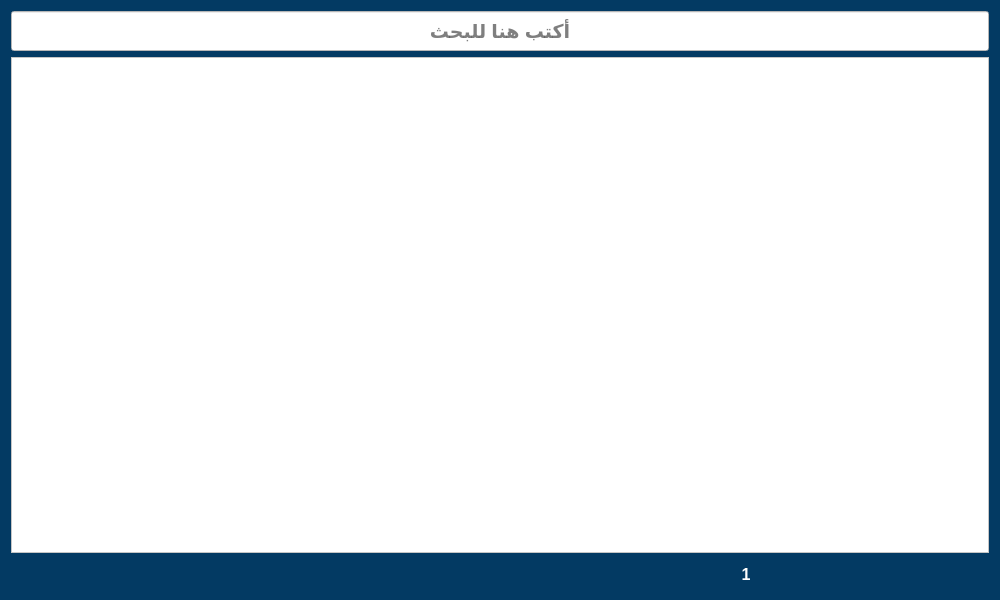
<?xml version="1.0" encoding="UTF-8"?>
<ui version="4.0">
 <class>ChooseItemUi</class>
 <widget class="QWidget" name="ChooseItemUi">
  <property name="geometry">
   <rect>
    <x>0</x>
    <y>0</y>
    <width>1000</width>
    <height>600</height>
   </rect>
  </property>
  <property name="minimumSize">
   <size>
    <width>1000</width>
    <height>600</height>
   </size>
  </property>
  <property name="maximumSize">
   <size>
    <width>1400</width>
    <height>600</height>
   </size>
  </property>
  <property name="windowTitle">
   <string>Form</string>
  </property>
  <property name="layoutDirection">
   <enum>Qt::RightToLeft</enum>
  </property>
  <property name="styleSheet">
   <string notr="true">background-color:#033a63;</string>
  </property>
  <layout class="QGridLayout" name="gridLayout">
   <item row="1" column="0">
    <layout class="QVBoxLayout" name="verticalLayout">
     <item>
      <widget class="QTableView" name="table">
       <property name="styleSheet">
        <string notr="true">background-color:white</string>
       </property>
       <attribute name="verticalHeaderCascadingSectionResizes">
        <bool>true</bool>
       </attribute>
      </widget>
     </item>
    </layout>
   </item>
   <item row="2" column="0">
    <layout class="QHBoxLayout" name="horizontalLayout_2">
     <item>
      <widget class="QPushButton" name="next_btn">
       <property name="minimumSize">
        <size>
         <width>0</width>
         <height>30</height>
        </size>
       </property>
       <property name="maximumSize">
        <size>
         <width>16777215</width>
         <height>30</height>
        </size>
       </property>
       <property name="cursor">
        <cursorShape>PointingHandCursor</cursorShape>
       </property>
       <property name="styleSheet">
        <string notr="true">QPushButton:hover{
	background-color:#3f5482;
	border: 1px solid #3f5482;
}</string>
       </property>
       <property name="text">
        <string/>
       </property>
       <property name="iconSize">
        <size>
         <width>25</width>
         <height>25</height>
        </size>
       </property>
       <property name="flat">
        <bool>true</bool>
       </property>
      </widget>
     </item>
     <item>
      <widget class="QLabel" name="page_number">
       <property name="minimumSize">
        <size>
         <width>0</width>
         <height>30</height>
        </size>
       </property>
       <property name="maximumSize">
        <size>
         <width>16777215</width>
         <height>30</height>
        </size>
       </property>
       <property name="font">
        <font>
         <pointsize>12</pointsize>
         <bold>true</bold>
        </font>
       </property>
       <property name="styleSheet">
        <string notr="true">color:white;</string>
       </property>
       <property name="text">
        <string>1</string>
       </property>
       <property name="alignment">
        <set>Qt::AlignCenter</set>
       </property>
      </widget>
     </item>
     <item>
      <widget class="QPushButton" name="previous_btn">
       <property name="minimumSize">
        <size>
         <width>0</width>
         <height>30</height>
        </size>
       </property>
       <property name="maximumSize">
        <size>
         <width>16777215</width>
         <height>30</height>
        </size>
       </property>
       <property name="cursor">
        <cursorShape>PointingHandCursor</cursorShape>
       </property>
       <property name="styleSheet">
        <string notr="true">QPushButton:hover{
	background-color:#3f5482;
	border: 1px solid #3f5482;
}</string>
       </property>
       <property name="text">
        <string/>
       </property>
       <property name="iconSize">
        <size>
         <width>25</width>
         <height>25</height>
        </size>
       </property>
       <property name="flat">
        <bool>true</bool>
       </property>
      </widget>
     </item>
     <item>
      <widget class="QPushButton" name="add_btn">
       <property name="minimumSize">
        <size>
         <width>0</width>
         <height>30</height>
        </size>
       </property>
       <property name="maximumSize">
        <size>
         <width>16777215</width>
         <height>30</height>
        </size>
       </property>
       <property name="cursor">
        <cursorShape>PointingHandCursor</cursorShape>
       </property>
       <property name="styleSheet">
        <string notr="true">QPushButton:hover{
	background-color:#3f5482;
	border: 1px solid #3f5482;
}</string>
       </property>
       <property name="text">
        <string/>
       </property>
       <property name="iconSize">
        <size>
         <width>25</width>
         <height>25</height>
        </size>
       </property>
       <property name="flat">
        <bool>true</bool>
       </property>
      </widget>
     </item>
     <item>
      <widget class="QPushButton" name="delete_btn">
       <property name="minimumSize">
        <size>
         <width>0</width>
         <height>30</height>
        </size>
       </property>
       <property name="maximumSize">
        <size>
         <width>16777215</width>
         <height>30</height>
        </size>
       </property>
       <property name="cursor">
        <cursorShape>PointingHandCursor</cursorShape>
       </property>
       <property name="styleSheet">
        <string notr="true">QPushButton:hover{
	background-color:#3f5482;
	border: 1px solid #3f5482;
}</string>
       </property>
       <property name="text">
        <string/>
       </property>
       <property name="icon">
        <iconset>
         <normaloff>../icons/add_item.svg</normaloff>../icons/add_item.svg</iconset>
       </property>
       <property name="iconSize">
        <size>
         <width>25</width>
         <height>25</height>
        </size>
       </property>
       <property name="flat">
        <bool>true</bool>
       </property>
      </widget>
     </item>
     <item>
      <widget class="QPushButton" name="cancel_btn">
       <property name="minimumSize">
        <size>
         <width>0</width>
         <height>30</height>
        </size>
       </property>
       <property name="maximumSize">
        <size>
         <width>16777215</width>
         <height>30</height>
        </size>
       </property>
       <property name="cursor">
        <cursorShape>PointingHandCursor</cursorShape>
       </property>
       <property name="styleSheet">
        <string notr="true">QPushButton:hover{
	background-color:#3f5482;
	border: 1px solid #3f5482;
}</string>
       </property>
       <property name="text">
        <string/>
       </property>
       <property name="icon">
        <iconset>
         <normaloff>../icons/cancel.svg</normaloff>../icons/cancel.svg</iconset>
       </property>
       <property name="iconSize">
        <size>
         <width>25</width>
         <height>25</height>
        </size>
       </property>
       <property name="shortcut">
        <string>Esc</string>
       </property>
       <property name="flat">
        <bool>true</bool>
       </property>
      </widget>
     </item>
    </layout>
   </item>
   <item row="0" column="0">
    <layout class="QVBoxLayout" name="verticalLayout_5">
     <item>
      <layout class="QHBoxLayout" name="horizontalLayout_3">
       <item>
        <widget class="QLineEdit" name="search_box">
         <property name="minimumSize">
          <size>
           <width>0</width>
           <height>40</height>
          </size>
         </property>
         <property name="font">
          <font>
           <pointsize>14</pointsize>
           <bold>true</bold>
          </font>
         </property>
         <property name="styleSheet">
          <string notr="true">background-color:white;</string>
         </property>
         <property name="maxLength">
          <number>24</number>
         </property>
         <property name="alignment">
          <set>Qt::AlignCenter</set>
         </property>
         <property name="placeholderText">
          <string>أكتب هنا للبحث</string>
         </property>
        </widget>
       </item>
      </layout>
     </item>
    </layout>
   </item>
  </layout>
 </widget>
 <resources/>
 <connections>
  <connection>
   <sender>cancel_btn</sender>
   <signal>clicked()</signal>
   <receiver>ChooseItemUi</receiver>
   <slot>close()</slot>
   <hints>
    <hint type="sourcelabel">
     <x>112</x>
     <y>345</y>
    </hint>
    <hint type="destinationlabel">
     <x>6</x>
     <y>8</y>
    </hint>
   </hints>
  </connection>
 </connections>
</ui>
